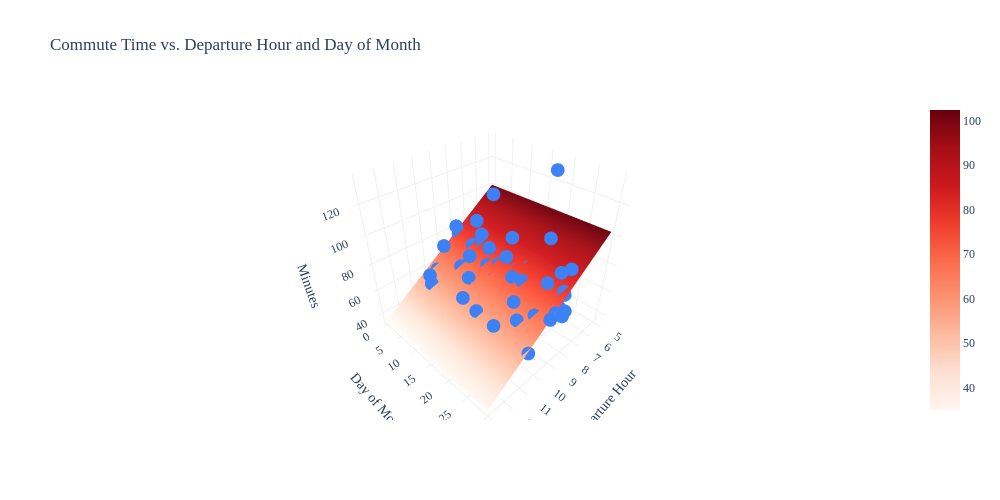

The notebook cell this image was saved under:
### Markdown cell above
The outputs above tell us that the "best way" (according to squared loss) to make commute time predictions using a linear model is using:

$$\text{pred. commute}_i = 141.86 - 8.22 \cdot \text{departure hour}_i + 0.06 \cdot \text{day of month}_i$$

This is the **plane of best fit** given historical data; it is not a causal statement.

### Code cell
from plotly import graph_objects as go

XX, YY = np.mgrid[5:14:1, 0:31:1]
Z = model_multiple.intercept_ + model_multiple.coef_[0] * XX + model_multiple.coef_[1] * YY
plane = go.Surface(x=XX, y=YY, z=Z, colorscale='Reds')

fig = go.Figure(data=[plane])
fig.add_trace(go.Scatter3d(
    x=commutes_full['departure_hour'],
    y=commutes_full['day_of_month'],
    z=commutes_full['minutes'],
    mode='markers',
    marker={'color': '#3d81f6'}
))

fig.update_layout(
    scene=dict(
        xaxis_title='Departure Hour',
        yaxis_title='Day of Month',
        zaxis_title='Minutes',
        xaxis=dict(
            backgroundcolor='white',
            gridcolor='#f0f0f0',
            showbackground=True,
            zerolinecolor='#f0f0f0',
            title_font=dict(family="Palatino"),
            tickfont=dict(family="Palatino")
        ),
        yaxis=dict(
            backgroundcolor='white',
            gridcolor='#f0f0f0',
            showbackground=True,
            zerolinecolor='#f0f0f0',
            title_font=dict(family="Palatino"),
            tickfont=dict(family="Palatino")
        ),
        zaxis=dict(
            backgroundcolor='white',
            gridcolor='#f0f0f0',
            showbackground=True,
            zerolinecolor='#f0f0f0',
            title_font=dict(family="Palatino"),
            tickfont=dict(family="Palatino")
        ),
        dragmode='orbit'
    ),
    title={
        'text': 'Commute Time vs. Departure Hour and Day of Month',
        'font': dict(family="Palatino")
    },
    font=dict(family="Palatino"),
    width=1000,
    height=500,
    paper_bgcolor='white',
    plot_bgcolor='white'
)
fig.show()

### Figure 1 — Plotly figure (JSON) as saved in the notebook; plotly's stock layout.template omitted (floating-point values rounded to 4 significant figures; data arrays with more than 128 entries replaced by an {"elided": "..."} marker saying what was removed)
{"data": [{"colorscale": [[0, "rgb(255,245,240)"], [0.125, "rgb(254,224,210)"], [0.25, "rgb(252,187,161)"], [0.375, "rgb(252,146,114)"], [0.5, "rgb(251,106,74)"], [0.625, "rgb(239,59,44)"], [0.75, "rgb(203,24,29)"], [0.875, "rgb(165,15,21)"], [1, "rgb(103,0,13)"]], "type": "surface", "x": {"elided": "9x31 int values"}, "y": {"elided": "9x31 int values"}, "z": {"elided": "9x31 float values"}}, {"marker": {"color": "#3d81f6"}, "mode": "markers", "type": "scatter3d", "x": [10.82, 7.75, 8.45, 7.133, 9.15, 8.167, 9.2, 6.05, 8.217, 9.283, 8.033, 9.517, 7.967, 9.883, 7.9, 7.85, 7.933, 7.95, 8.55, 8.433, 9.75, 8.617, 8.467, 10.47, 8.233, 8.483, 7.967, 8.25, 7.833, 8.4, 8.9, 10.53, 10.57, 10.78, 9.133, 7.95, 8.317, 8.433, 8.4, 8.95, 8.583, 8.75, 9.733, 8.717, 10.58, 9.55, 9.083, 7.833, 8.8, 8.983, 6.133, 6.45, 7.75, 8.217, 7.783, 8.083, 7.683, 7.467, 7.6, 7.767, 7.517, 7.55, 7.583, 7.45, 7.6], "y": [15, 16, 22, 23, 30, 14, 19, 20, 26, 27, 6, 11, 17, 25, 1, 28, 29, 18, 19, 21, 2, 9, 12, 17, 30, 31, 1, 2, 3, 20, 28, 30, 4, 5, 7, 11, 12, 13, 2, 9, 11, 15, 16, 18, 22, 23, 25, 29, 30, 1, 5, 6, 8, 12, 13, 15, 16, 19, 20, 22, 27, 29, 4, 5, 7], "z": [68.0, 94.0, 63.0, 100.0, 69.0, 74.0, 61.0, 134.0, 62.0, 67.0, 76.0, 67.0, 73.0, 64.0, 77.0, 65.0, 78.0, 75.0, 75.0, 75.0, 60.0, 63.0, 72.0, 59.0, 64.0, 72.0, 72.0, 86.0, 66.0, 67.0, 89.0, 56.0, 57.0, 67.0, 67.0, 73.0, 84.0, 64.0, 61.0, 77.0, 60.0, 68.0, 56.0, 89.0, 59.0, 71.0, 64.0, 75.0, 71.0, 73.0, 84.0, 106.0, 78.0, 68.0, 71.0, 69.0, 71.0, 66.0, 78.0, 70.0, 85.0, 91.0, 68.0, 90.0, 83.0]}], "layout": {"font": {"family": "Palatino"}, "height": 500, "paper_bgcolor": "white", "plot_bgcolor": "white", "scene": {"dragmode": "orbit", "xaxis": {"backgroundcolor": "white", "gridcolor": "#f0f0f0", "showbackground": true, "tickfont": {"family": "Palatino"}, "title": {"font": {"family": "Palatino"}, "text": "Departure Hour"}, "zerolinecolor": "#f0f0f0"}, "yaxis": {"backgroundcolor": "white", "gridcolor": "#f0f0f0", "showbackground": true, "tickfont": {"family": "Palatino"}, "title": {"font": {"family": "Palatino"}, "text": "Day of Month"}, "zerolinecolor": "#f0f0f0"}, "zaxis": {"backgroundcolor": "white", "gridcolor": "#f0f0f0", "showbackground": true, "tickfont": {"family": "Palatino"}, "title": {"font": {"family": "Palatino"}, "text": "Minutes"}, "zerolinecolor": "#f0f0f0"}}, "title": {"font": {"family": "Palatino"}, "text": "Commute Time vs. Departure Hour and Day of Month"}, "width": 1000}}
